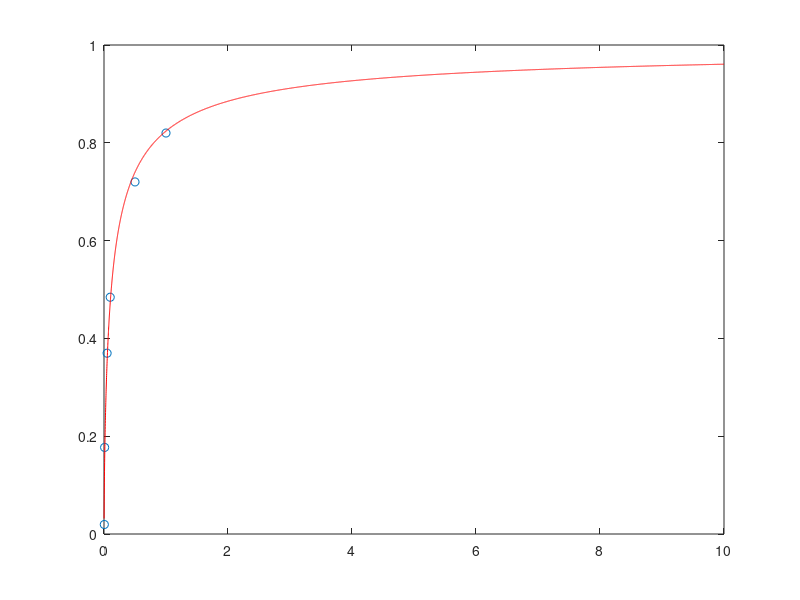

Source code (MATLAB): (Note: this script raises an error after producing the figure.)
Agonist = [.005,.01,.05,.1,.5,1];
atRA = [2/103,17/96,44/119,46/95,.72,.82,];

% MAPPING: Emax = b(1),  EC50 = b(2)
hill_fit = @(b,x)  x.^b(2)./(b(1)+x.^b(2));

b0 = [10,.5];                                  % Initial Parameter Estimates

B = lsqcurvefit(hill_fit, b0, Agonist, atRA);

AgVct = linspace(10^-3, 10,10000);   % Plot Finer Resolution

figure(1)
plot(Agonist, atRA, 'o')
hold on
plot(AgVct, hill_fit(B,AgVct), '-r')
hold off
legend('Data', 'Hill Equation Fit (n=.7)', 'Location','SE')
